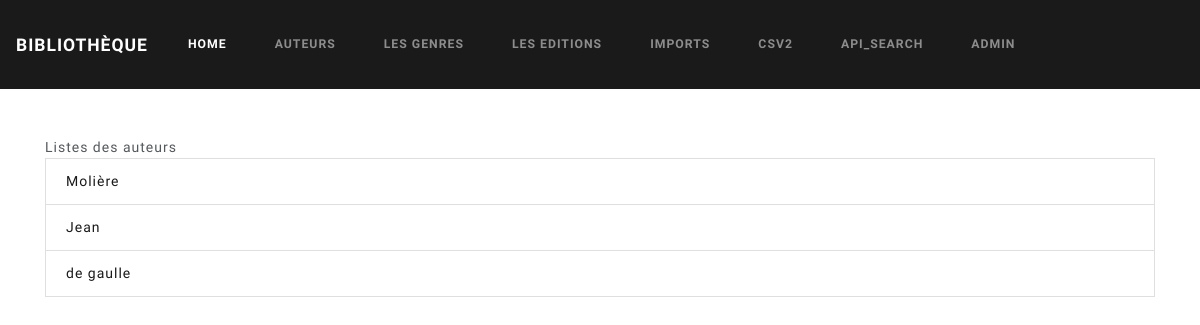
The page /biblio/authors/ on the database as committed earlier.
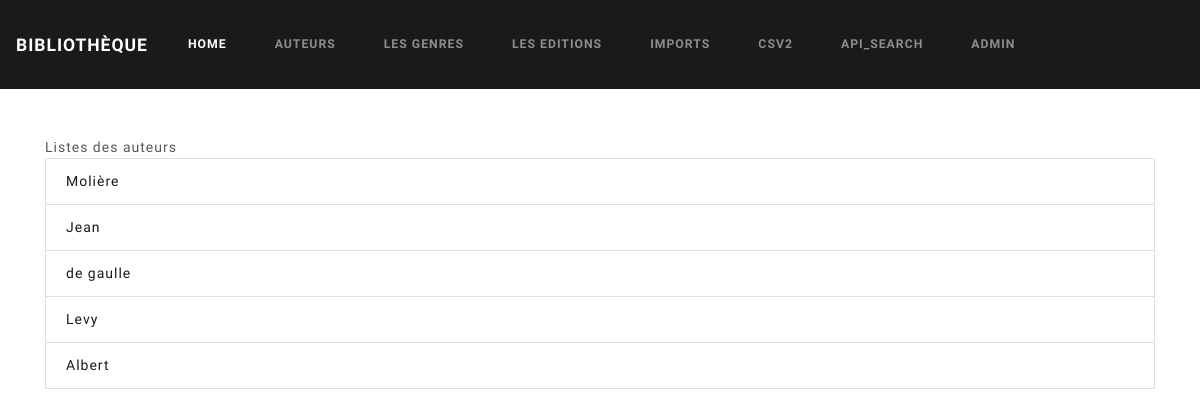
The same page on the database as committed later.
### biblio/models.py (models this page shows, shortened)
class Auteur(models.Model):
    nom = models.CharField(max_length=200)
    prenom = models.CharField(max_length=200)

### biblio/views.py (the view)
# urls.py: path('authors/', views.authors, name="authors"),
def authors(request):
    authors = Auteur.objects.all()
    return render(request, 'biblio/authors.html', {'authors':authors})

### biblio/templates/biblio/authors.html
{% extends "base.html" %}
{% block body %}
    <div class="container">
        <div class="row my-5">
            <div class="col-12">
                Listes des auteurs
            </div>
            <div class="col-12">
                {% if authors %}
                <ul class="list-group">
                    {% for author in authors %}
                    <li class="list-group-item"><a href="{% url 'biblio:author_detail' author.id %}">{{ author.nom}}</a></li>
                    {% endfor %}
                </ul>
                {% else %}
                <p>Author are no available.</p>
                {% endif %}
            </div>
        </div>
    </div>
{% endblock %}

Rows that differ between the two databases and show on the page:
added Auteur: nom "Levy"
added Auteur: nom "Albert"
